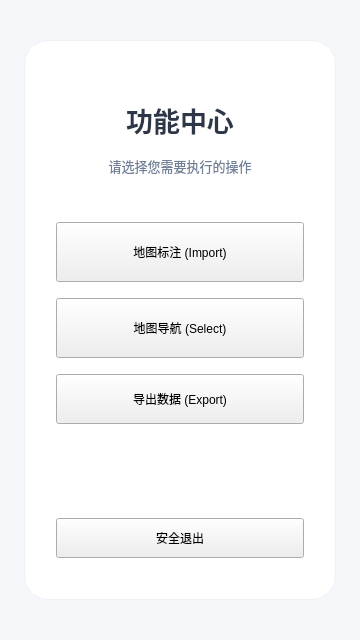
<?xml version="1.0" encoding="UTF-8"?>
<ui version="4.0">
 <class>page2_operate_select</class>
 <widget class="QWidget" name="page2_operate_select">
  <property name="geometry">
   <rect>
    <x>0</x>
    <y>0</y>
    <width>360</width>
    <height>640</height>
   </rect>
  </property>
  <property name="minimumSize">
   <size>
    <width>360</width>
    <height>640</height>
   </size>
  </property>
  <property name="maximumSize">
   <size>
    <width>360</width>
    <height>640</height>
   </size>
  </property>
  <property name="windowTitle">
   <string>功能选择</string>
  </property>
  <property name="styleSheet">
   <string notr="true">/* 全局背景：浅灰 */
QWidget#page2_operate_select {
        background-color: #F5F7FA;
}

/* 卡片容器：纯白 + 柔和边框/阴影 */
QWidget#widget {
        background-color: #FFFFFF;
        border-radius: 24px;
        border: 1px solid #EDF0F5;
}

/* 标题：深黑 */
QLabel#label_title {
        color: #2D3748;
        font-family: &quot;Microsoft YaHei&quot;, sans-serif;
        font-weight: bold;
        background-color: transparent;
}

/* 副标题：浅灰 */
QLabel#label_subtitle {
        color: #718096;
        font-family: &quot;Microsoft YaHei&quot;, sans-serif;
        background-color: transparent;
}

/* --- 主要按钮 (Primary Button) ---
   用于“地图标注”和“地图选择” */
QPushButton[class=&quot;primaryBtn&quot;] {
        background-color: qlineargradient(spread:pad, x1:0, y1:0, x2:1, y2:0, stop:0 #4A90E2, stop:1 #63B8FF);
        color: white;
        border-radius: 12px;
        border: none;
        font-weight: bold;
        font-size: 16px;
        letter-spacing: 1px;
        padding: 12px;
}

QPushButton[class=&quot;primaryBtn&quot;]:hover {
        background-color: qlineargradient(spread:pad, x1:0, y1:0, x2:1, y2:0, stop:0 #5B9DF2, stop:1 #74C4FF);
}

QPushButton[class=&quot;primaryBtn&quot;]:pressed {
        background-color: #357ABD;
}

/* --- 次要按钮 (Secondary Button) ---
   用于“导出数据”，白底蓝边 */
QPushButton[class=&quot;secondaryBtn&quot;] {
        background-color: #FFFFFF;
        color: #4A90E2;
        border: 2px solid #E2E8F0;
        border-radius: 12px;
        font-weight: bold;
        font-size: 15px;
}

QPushButton[class=&quot;secondaryBtn&quot;]:hover {
        border: 2px solid #4A90E2;
        background-color: #F7FAFC;
}

QPushButton[class=&quot;secondaryBtn&quot;]:pressed {
        background-color: #EDF2F7;
}

/* --- 退出按钮 (Ghost Button) ---
   用于“退出”，纯文字 */
QPushButton[class=&quot;ghostBtn&quot;] {
        background-color: transparent;
        color: #A0AEC0;
        border: none;
        font-size: 14px;
}

QPushButton[class=&quot;ghostBtn&quot;]:hover {
        color: #E53E3E; /* 悬停变红，提示这是退出操作 */
        text-decoration: underline;
}</string>
  </property>
  <layout class="QVBoxLayout" name="verticalLayout_2">
   <property name="spacing">
    <number>0</number>
   </property>
   <property name="leftMargin">
    <number>24</number>
   </property>
   <property name="topMargin">
    <number>40</number>
   </property>
   <property name="rightMargin">
    <number>24</number>
   </property>
   <property name="bottomMargin">
    <number>40</number>
   </property>
   <item>
    <widget class="QWidget" name="widget" native="true">
     <layout class="QVBoxLayout" name="verticalLayout">
      <property name="spacing">
       <number>16</number>
      </property>
      <property name="leftMargin">
       <number>32</number>
      </property>
      <property name="topMargin">
       <number>40</number>
      </property>
      <property name="rightMargin">
       <number>32</number>
      </property>
      <property name="bottomMargin">
       <number>32</number>
      </property>
      <item>
       <spacer name="verticalSpacer_3">
        <property name="orientation">
         <enum>Qt::Vertical</enum>
        </property>
        <property name="sizeType">
         <enum>QSizePolicy::Fixed</enum>
        </property>
        <property name="sizeHint" stdset="0">
         <size>
          <width>20</width>
          <height>20</height>
         </size>
        </property>
       </spacer>
      </item>
      <item>
       <widget class="QLabel" name="label_title">
        <property name="font">
         <font>
          <family>Microsoft YaHei</family>
          <pointsize>20</pointsize>
          <bold>true</bold>
         </font>
        </property>
        <property name="text">
         <string>功能中心</string>
        </property>
        <property name="alignment">
         <set>Qt::AlignCenter</set>
        </property>
       </widget>
      </item>
      <item>
       <widget class="QLabel" name="label_subtitle">
        <property name="font">
         <font>
          <family>Microsoft YaHei</family>
          <pointsize>10</pointsize>
         </font>
        </property>
        <property name="text">
         <string>请选择您需要执行的操作</string>
        </property>
        <property name="alignment">
         <set>Qt::AlignCenter</set>
        </property>
       </widget>
      </item>
      <item>
       <spacer name="verticalSpacer">
        <property name="orientation">
         <enum>Qt::Vertical</enum>
        </property>
        <property name="sizeType">
         <enum>QSizePolicy::Fixed</enum>
        </property>
        <property name="sizeHint" stdset="0">
         <size>
          <width>20</width>
          <height>30</height>
         </size>
        </property>
       </spacer>
      </item>
      <item>
       <widget class="QPushButton" name="page2_import_pb">
        <property name="minimumSize">
         <size>
          <width>0</width>
          <height>60</height>
         </size>
        </property>
        <property name="cursor">
         <cursorShape>PointingHandCursor</cursorShape>
        </property>
        <property name="text">
         <string>地图标注 (Import)</string>
        </property>
        <property name="class" stdset="0">
         <string>primaryBtn</string>
        </property>
       </widget>
      </item>
      <item>
       <widget class="QPushButton" name="page2_select_pb">
        <property name="minimumSize">
         <size>
          <width>0</width>
          <height>60</height>
         </size>
        </property>
        <property name="cursor">
         <cursorShape>PointingHandCursor</cursorShape>
        </property>
        <property name="text">
         <string>地图导航 (Select)</string>
        </property>
        <property name="class" stdset="0">
         <string>primaryBtn</string>
        </property>
       </widget>
      </item>
      <item>
       <widget class="QPushButton" name="page2_export_pb">
        <property name="minimumSize">
         <size>
          <width>0</width>
          <height>50</height>
         </size>
        </property>
        <property name="cursor">
         <cursorShape>PointingHandCursor</cursorShape>
        </property>
        <property name="text">
         <string>导出数据 (Export)</string>
        </property>
        <property name="class" stdset="0">
         <string>secondaryBtn</string>
        </property>
       </widget>
      </item>
      <item>
       <spacer name="verticalSpacer_2">
        <property name="orientation">
         <enum>Qt::Vertical</enum>
        </property>
        <property name="sizeHint" stdset="0">
         <size>
          <width>20</width>
          <height>40</height>
         </size>
        </property>
       </spacer>
      </item>
      <item>
       <widget class="QPushButton" name="page2_exit_pb">
        <property name="minimumSize">
         <size>
          <width>0</width>
          <height>40</height>
         </size>
        </property>
        <property name="cursor">
         <cursorShape>PointingHandCursor</cursorShape>
        </property>
        <property name="text">
         <string>安全退出</string>
        </property>
        <property name="class" stdset="0">
         <string>ghostBtn</string>
        </property>
       </widget>
      </item>
      <item>
       <spacer name="verticalSpacer_4">
        <property name="orientation">
         <enum>Qt::Vertical</enum>
        </property>
        <property name="sizeType">
         <enum>QSizePolicy::Fixed</enum>
        </property>
        <property name="sizeHint" stdset="0">
         <size>
          <width>20</width>
          <height>10</height>
         </size>
        </property>
       </spacer>
      </item>
     </layout>
    </widget>
   </item>
  </layout>
 </widget>
 <resources/>
 <connections/>
</ui>
